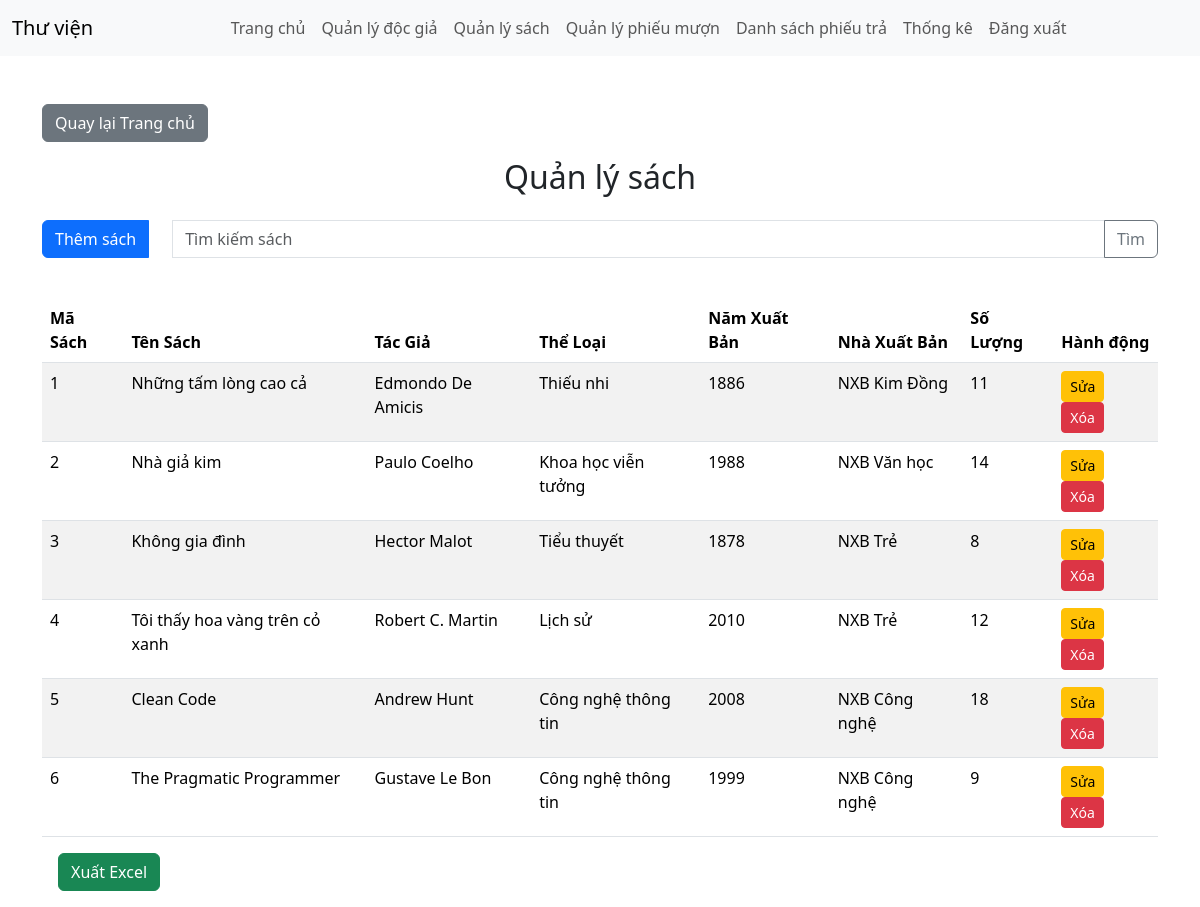
Page /?action=quanLySach (signed in) on the committed database.
### tables this page shows
CREATE TABLE Sach (
    MaSach INT AUTO_INCREMENT PRIMARY KEY,
    MaTacGia INT,
    MaTheLoai INT,
    TenSach VARCHAR(100) NOT NULL,
    NamXuatBan INT,
    NhaXuatBan VARCHAR(100),
    SoLuong INT NOT NULL,
    FOREIGN KEY (MaTacGia) REFERENCES TacGia(MaTacGia),
    FOREIGN KEY (MaTheLoai) REFERENCES TheLoai(MaTheLoai)
);

CREATE TABLE TacGia (
    MaTacGia INT AUTO_INCREMENT PRIMARY KEY,
    TenTacGia VARCHAR(100) NOT NULL
);

CREATE TABLE TheLoai (
    MaTheLoai INT AUTO_INCREMENT PRIMARY KEY,
    TenTheLoai VARCHAR(50) NOT NULL
);

### app/controllers/SachController.php (called while the page is built, shortened)
<?php
class SachController {
    public $sach;
    public function __construct($conn) {
        $this->sach = new Sach($conn);
    }
    public function quanLySach() {
        $sachList = $this->sach->danhSachSach();
        require_once __DIR__ . '/../views/layouts/main.php';
    }
}

### app/models/Sach.php (called while the page is built, shortened)
<?php
class Sach {
    private $conn;
    public function __construct($conn) {
        $this->conn = $conn;
    }
    public function danhSachSach() {
        $sql = "SELECT s.*, tg.TenTacGia, tl.TenTheLoai
                FROM Sach s
                JOIN TacGia tg ON s.MaTacGia = tg.MaTacGia
                JOIN TheLoai tl ON s.MaTheLoai = tl.MaTheLoai";
        $stmt = $this->conn->prepare($sql);
        $stmt->execute();
        return $stmt->fetchAll(PDO::FETCH_ASSOC);
    }
}

### app/views/sach/quan_ly_sach.php (the view, shortened to what this page needs)
<h2 class="text-center">Quản lý sách</h2>
<form method="POST" class="mt-4 d-flex">
    <div class="input-group mb-3 ">
        <a class="btn btn-primary me-4" href="?action=themSach" name="them_sach"></i> Thêm sách</a>
        <input type="text" class="form-control" name="tu_khoa" placeholder="Tìm kiếm sách">
        <button type="submit" name="tim_kiem" class="btn btn-outline-secondary">Tìm</button>
    </div>
</form>
<table class="table table-striped mt-4">
    <thead>
        <tr>
            <th>Mã Sách</th>
            <th>Tên Sách</th>
            <th>Tác Giả</th>
            <th>Thể Loại</th>
            <th>Năm Xuất Bản</th>
            <th>Nhà Xuất Bản</th>
            <th>Số Lượng</th>
            <th>Hành động</th>
        </tr>
    </thead>
    <tbody>
        <?php foreach ($sachList as $sach): ?>
        <tr>
            <td><?php echo $sach['MaSach']; ?></td>
            <td><?php echo $sach['TenSach']; ?></td>
            <td><?php echo $sach['TenTacGia']; ?></td>
            <td><?php echo $sach['TenTheLoai']; ?></td>
            <td><?php echo $sach['NamXuatBan']; ?></td>
            <td><?php echo $sach['NhaXuatBan']; ?></td>
            <td><?php echo $sach['SoLuong']; ?></td>
            <td>
                <form method="POST" value="<?php echo $sach['MaSach']; ?>">
                    <a href="?action=SuaSach&ma_sach=<?php echo $sach['MaSach']; ?>"
                        class="btn btn-warning btn-sm">Sửa</a>
                    <button type="submit" name="xoa" class="btn btn-danger btn-sm"
                        onclick="return confirm('Xóa sách này?')">Xóa</button>
                </form>
            </td>
        </tr>
        <?php endforeach; ?>
    </tbody>
</table>
<form method="POST" action="?action=xuatExcelSach" class="mb-3">
    <button type="submit" class="btn btn-success mx-3">Xuất Excel</button>
</form>

### rows in the picture
sach: MaSach "1", TenSach "Những tấm lòng cao cả", MaTacGia.TenTacGia "Edmondo De Amicis", MaTheLoai.TenTheLoai "Thiếu nhi", NamXuatBan "1886", NhaXuatBan "NXB Kim Đồng", SoLuong "11"
sach: MaSach "2", TenSach "Nhà giả kim", MaTacGia.TenTacGia "Paulo Coelho", MaTheLoai.TenTheLoai "Khoa học viễn tưởng", NamXuatBan "1988", NhaXuatBan "NXB Văn học", SoLuong "14"
sach: MaSach "3", TenSach "Không gia đình", MaTacGia.TenTacGia "Hector Malot", MaTheLoai.TenTheLoai "Tiểu thuyết", NamXuatBan "1878", NhaXuatBan "NXB Trẻ", SoLuong "8"
sach: MaSach "4", TenSach "Tôi thấy hoa vàng trên cỏ xanh", MaTacGia.TenTacGia "Robert C. Martin", MaTheLoai.TenTheLoai "Lịch sử", NamXuatBan "2010", NhaXuatBan "NXB Trẻ", SoLuong "12"
sach: MaSach "5", TenSach "Clean Code", MaTacGia.TenTacGia "Andrew Hunt", MaTheLoai.TenTheLoai "Công nghệ thông tin", NamXuatBan "2008", NhaXuatBan "NXB Công nghệ", SoLuong "18"
sach: MaSach "6", TenSach "The Pragmatic Programmer", MaTacGia.TenTacGia "Gustave Le Bon", MaTheLoai.TenTheLoai "Công nghệ thông tin", NamXuatBan "1999", NhaXuatBan "NXB Công nghệ", SoLuong "9"
